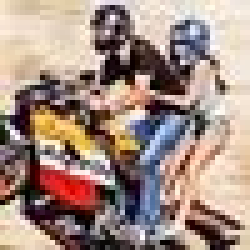
#> input picture Dataset/Helm/helm-101.jpg, 50 x 50 px, found by its file name (shown 5 times larger); its folder holds 4 pictures in this run
$ python lbp.py
#> lines starting #> are read from the running program, lines starting #| are printed output that depends on the picture
import os
import cv2
import numpy as np
import matplotlib.pyplot as plt
import random

def load_images_from_folder(folder, label):
#> called with folder = 'dataset/Helm', label = 1
    images = []
    labels = []
    for filename in os.listdir(folder):
        if filename.endswith('.jpg') or filename.endswith('.png'):
            img = cv2.imread(os.path.join(folder, filename), cv2.IMREAD_GRAYSCALE)
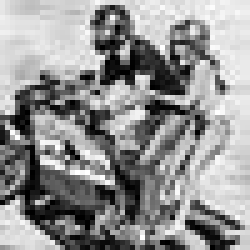
#> img: shape (50, 50) (shown 5 times larger); min 0, max 255, mean 146.5
            if img is not None:
                img = cv2.resize(img, (128, 128))
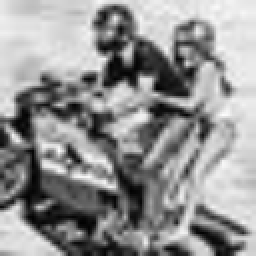
#> img: shape (128, 128) (shown 2 times larger); min 1, max 254, mean 146.4
                images.append(img)
                labels.append(label)
                print(f'Memproses gambar {filename}')
#> pass 2 of the loop in load_images_from_folder, `for filename in os.listdir(folder):`:
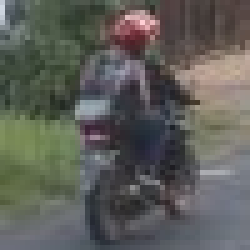
#> input picture Dataset/Helm/helm-103.jpg, 50 x 50 px, found by its file name (shown 5 times larger)
#> in load_images_from_folder, `img = cv2.imread(os.path.join(folder, filename), cv2.IMREAD_GRAYSCALE)`:
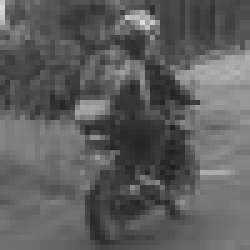
#> img: shape (50, 50) (shown 5 times larger); min 29, max 223, mean 93.5
#> in load_images_from_folder, `img = cv2.resize(img, (128, 128))`:
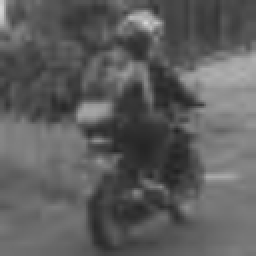
#> img: shape (128, 128) (shown 2 times larger); min 32, max 213, mean 93.4
#> pass 3 of the loop in load_images_from_folder, `for filename in os.listdir(folder):`:
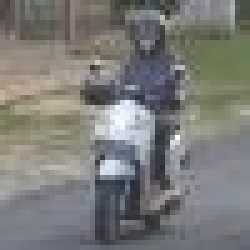
#> input picture Dataset/Helm/helm-104.jpg, 50 x 50 px, found by its file name (shown 5 times larger)
#> in load_images_from_folder, `img = cv2.imread(os.path.join(folder, filename), cv2.IMREAD_GRAYSCALE)`:
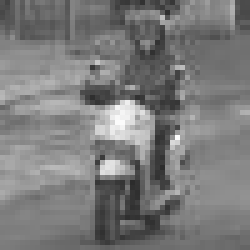
#> img: shape (50, 50) (shown 5 times larger); min 44, max 253, mean 123.2
#> in load_images_from_folder, `img = cv2.resize(img, (128, 128))`:
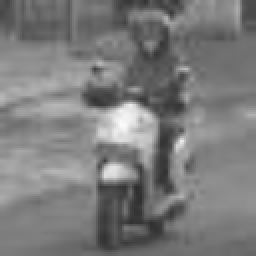
#> img: shape (128, 128) (shown 2 times larger); min 46, max 250, mean 123.1
#> the loop made 4 passes; the first 3 are shown
    return images, labels

def segment_motor_helm(image):
    edges = cv2.Canny(image, 100, 200)
    return edges

def compute_lbp(image):
    radius = 1
    num_points = 8 * radius
    lbp = np.zeros_like(image)

    x, y = np.meshgrid(range(-radius, radius + 1), range(-radius, radius + 1))
    theta = np.arctan2(y, x)
    theta[theta < 0] += 2 * np.pi

    for k in range(num_points):
        x_shift = np.round(radius * np.cos(2 * np.pi * k / num_points)).astype(int)
        y_shift = -np.round(radius * np.sin(2 * np.pi * k / num_points)).astype(int)
        shifted_image = np.roll(image, (y_shift, x_shift), axis=(0, 1))
        lbp += (shifted_image > image)

    return lbp.astype(np.uint8)

images_with_helm, labels_with_helm = load_images_from_folder('dataset/Helm', 1)
images_without_helm, labels_without_helm = load_images_from_folder('dataset/Tanpa', 0)
#> (the run stopped early here; a loop or call above may not have finished)
